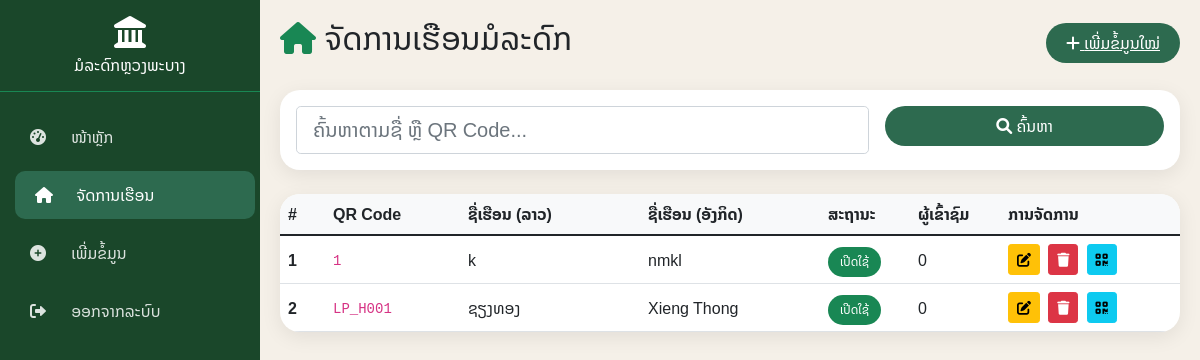
Page /admin/houses.php (signed in) on the committed database.
### tables this page shows
CREATE TABLE `heritage_houses` (
  `house_id` int(11) NOT NULL,
  `qr_code` varchar(100) NOT NULL,
  `house_number` varchar(50) DEFAULT NULL,
  `house_name_lo` varchar(255) DEFAULT NULL,
  `house_name_en` varchar(255) DEFAULT NULL,
  `owner_name_lo` varchar(255) DEFAULT NULL,
  `owner_name_en` varchar(255) DEFAULT NULL,
  `construction_year` int(11) DEFAULT NULL,
  `architectural_style_lo` varchar(255) DEFAULT NULL,
  `architectural_style_en` varchar(255) DEFAULT NULL,
  `historical_significance_lo` text DEFAULT NULL,
  `historical_significance_en` text DEFAULT NULL,
  `description_lo` text DEFAULT NULL,
  `description_en` text DEFAULT NULL,
  `image_main` varchar(255) DEFAULT NULL,
  `status` enum('active','inactive') DEFAULT 'active',
  `house_type` varchar(100) DEFAULT NULL,
  `building_material` varchar(100) DEFAULT NULL,
  `created_at` timestamp NOT NULL DEFAULT current_timestamp()
);

### admin/houses.php (the view, shortened to what this page needs)
<?php
include_once '../config/database.php';
$page = isset($_GET['page']) ? intval($_GET['page']) : 1;
$limit = 20;
$offset = ($page - 1) * $limit;
$search = isset($_GET['search']) ? mysqli_real_escape_string($connect, $_GET['search']) : '';
if ($search) {
    $countQuery = "SELECT COUNT(*) as count FROM heritage_houses WHERE house_name_lo LIKE '%$search%' OR house_name_en LIKE '%$search%' OR qr_code LIKE '%$search%'";
    $query = "SELECT * FROM heritage_houses WHERE house_name_lo LIKE '%$search%' OR house_name_en LIKE '%$search%' OR qr_code LIKE '%$search%' ORDER BY created_at DESC LIMIT $offset, $limit";
} else {
    $query = "SELECT * FROM heritage_houses ORDER BY created_at DESC LIMIT $offset, $limit";
}
$result = mysqli_query($connect, $query);
?>
<!DOCTYPE html>
<html lang="lo">
<head>
    <link href="https://cdn.jsdelivr.net/npm/bootstrap@5.1.3/dist/css/bootstrap.min.css" rel="stylesheet">
    <link rel="stylesheet" href="https://cdnjs.cloudflare.com/ajax/libs/font-awesome/6.0.0/css/all.min.css">
</head>
<body>
<div class="sidebar">
    <div class="p-3 text-center border-bottom border-success mb-3">
        <i class="fas fa-landmark fa-2x mb-2"></i>
        <h6 class="mb-0 d-none d-md-block">ມໍລະດົກຫຼວງພະບາງ</h6>
    </div>
    <nav class="nav flex-column">
        <a class="nav-link" href="dashboard.php"><i class="fas fa-tachometer-alt"></i> <span>ໜ້າຫຼັກ</span></a>
        <a class="nav-link active" href="houses.php"><i class="fas fa-home"></i> <span>ຈັດການເຮືອນ</span></a>
        <a class="nav-link" href="add_house.php"><i class="fas fa-plus-circle"></i> <span>ເພີ່ມຂໍ້ມູນ</span></a>
        <a class="nav-link" href="../api/logout.php"><i class="fas fa-sign-out-alt"></i> <span>ອອກຈາກລະບົບ</span></a>
    </nav>
</div>
<div class="main-content">
    <div class="d-flex justify-content-between align-items-center mb-4">
        <h2><i class="fas fa-home text-success"></i> ຈັດການເຮືອນມໍລະດົກ</h2>
        <a href="add_house.php" class="btn-custom"><i class="fas fa-plus"></i> ເພີ່ມຂໍ້ມູນໃໝ່</a>
    </div>
    <div class="card-custom mb-4">
        <div class="card-body">
            <form method="GET" class="row g-3">
                <div class="col-md-8">
                    <input type="text" name="search" class="form-control form-control-lg" placeholder="ຄົ້ນຫາຕາມຊື່ ຫຼື QR Code..." value="<?php echo htmlspecialchars($search); ?>">
                </div>
                <div class="col-md-4">
                    <button type="submit" class="btn-custom w-100"><i class="fas fa-search"></i> ຄົ້ນຫາ</button>
                </div>
            </form>
        </div>
    </div>
    <div class="card-custom">
        <div class="card-body p-0">
            <div class="table-responsive">
                <table class="table table-hover mb-0">
                    <thead>
                        <tr>
                            <th style="width: 5%">#</th>
                            <th style="width: 15%">QR Code</th>
                            <th style="width: 20%">ຊື່ເຮືອນ (ລາວ)</th>
                            <th style="width: 20%">ຊື່ເຮືອນ (ອັງກິດ)</th>
                            <th style="width: 10%">ສະຖານະ</th>
                            <th style="width: 10%">ຜູ້ເຂົ້າຊົມ</th>
                            <th style="width: 20%">ການຈັດການ</th>
                        </tr>
                    </thead>
                    <tbody>
                        <?php
                        $count = $offset + 1;
                        while ($house = mysqli_fetch_assoc($result)) {
                            $visitCountQuery = "SELECT COUNT(*) as cnt FROM visit_logs WHERE house_id = " . $house['house_id'];
                            $visitCountResult = mysqli_query($connect, $visitCountQuery);
                            $visitCount = mysqli_fetch_assoc($visitCountResult)['cnt'];
                        ?>
                        <tr>
                            <td class="fw-bold"><?php echo $count++; ?></td>
                            <td><code><?php echo htmlspecialchars($house['qr_code']); ?></code></td>
                            <td><?php echo htmlspecialchars($house['house_name_lo'] ?: '-'); ?></td>
                            <td><?php echo htmlspecialchars($house['house_name_en'] ?: '-'); ?></td>
                            <td>
                                <span class="status-badge bg-<?php echo $house['status'] == 'active' ? 'success' : 'secondary'; ?> text-white">
                                    <?php echo $house['status'] == 'active' ? 'ເປີດໃຊ້' : 'ປິດໃຊ້'; ?>
                                </span>
                            </td>
                            <td><?php echo number_format($visitCount); ?></td>
                            <td>
                                <a href="edit_house.php?id=<?php echo $house['house_id']; ?>" class="btn btn-sm btn-warning me-1" title="ແກ້ໄຂ">
                                    <i class="fas fa-edit"></i>
                                </a>
                                <button onclick="deleteHouse(<?php echo $house['house_id']; ?>)" class="btn btn-sm btn-danger me-1" title="ລຶບ">
                                    <i class="fas fa-trash"></i>
                                </button>
                                <button onclick="generateQR(<?php echo $house['house_id']; ?>)" class="btn btn-sm btn-info" title="ສ້າງ QR Code">
                                    <i class="fas fa-qrcode"></i>
                                </button>
                            </td>
                        </tr>
                        <?php }
                        ?>
                    </tbody>
                </table>
            </div>
        </div>
    </div>
</div>
</body>
</html>

### admin/houses.php (style rules this page uses)
* { font-family: 'Noto Sans Lao', 'Phetsarath OT', sans-serif; }
body { background: #f5f0e8; }
.sidebar { background: #1a472a; min-height: 100vh; color: white; position: fixed; width: 260px; transition: all 0.3s; }
.sidebar .nav-link { color: rgba(255,255,255,0.85); padding: 12px 20px; border-radius: 10px; margin: 5px 10px; transition: all 0.3s; }
.sidebar .nav-link:hover, .sidebar .nav-link.active { background: #2d6a4f; color: white; transform: translateX(5px); }
.sidebar .nav-link i { margin-right: 12px; width: 25px; }
.main-content { margin-left: 260px; padding: 20px; }
.card-custom { background: white; border-radius: 20px; border: none; box-shadow: 0 5px 20px rgba(0,0,0,0.08); overflow: hidden; }
.btn-custom { background: #2d6a4f; border: none; border-radius: 50px; padding: 8px 20px; color: white; transition: all 0.3s; }
.status-badge { padding: 5px 12px; border-radius: 50px; font-size: 0.75rem; }
.table th { background: #f8f9fa; font-weight: 600; }
.table td { vertical-align: middle; }

### rows in the picture
heritage_houses: qr_code "1", house_name_lo "k", house_name_en "nmkl", status "ເປີດໃຊ້", visitCount "0"
heritage_houses: qr_code "LP_H001", house_name_lo "ຊຽງທອງ", house_name_en "Xieng Thong", status "ເປີດໃຊ້", visitCount "0"
